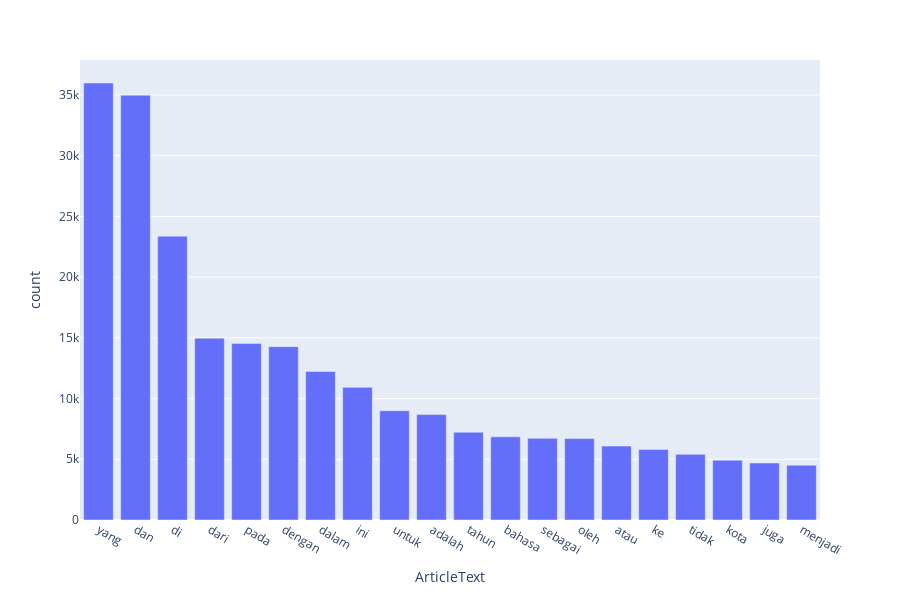

The cell this chart's notebook holds for it:
### Code cell
common_words = get_top_n_words(corpus_wiki, 20)

for word, freq in common_words:
    print(word, freq)

df2 = pd.DataFrame(common_words, columns = ['ArticleText' , 'count'])

ax = df2.plot.bar(x='ArticleText', y='count', rot=0)
plt.show()

fig = px.bar(df2, x='ArticleText', y='count')
fig.show()

### Figure 1 — Plotly figure (JSON) as saved in the notebook; plotly's stock layout.template omitted (floating-point values rounded to 4 significant figures)
{"data": [{"alignmentgroup": "True", "hoverlabel": {"namelength": 0}, "hovertemplate": "ArticleText=%{x}<br>count=%{y}", "legendgroup": "", "marker": {"color": "#636efa"}, "name": "", "offsetgroup": "", "orientation": "v", "showlegend": false, "textposition": "auto", "type": "bar", "x": ["yang", "dan", "di", "dari", "pada", "dengan", "dalam", "ini", "untuk", "adalah", "tahun", "bahasa", "sebagai", "oleh", "atau", "ke", "tidak", "kota", "juga", "menjadi"], "xaxis": "x", "y": [35990, 34991, 23378, 14975, 14538, 14278, 12235, 10927, 9006, 8682, 7224, 6849, 6723, 6703, 6091, 5814, 5407, 4926, 4694, 4515], "yaxis": "y"}], "layout": {"barmode": "relative", "height": 600, "legend": {"tracegroupgap": 0}, "margin": {"t": 60}, "xaxis": {"anchor": "y", "domain": [0, 1], "title": {"text": "ArticleText"}}, "yaxis": {"anchor": "x", "domain": [0, 1], "title": {"text": "count"}}}}
